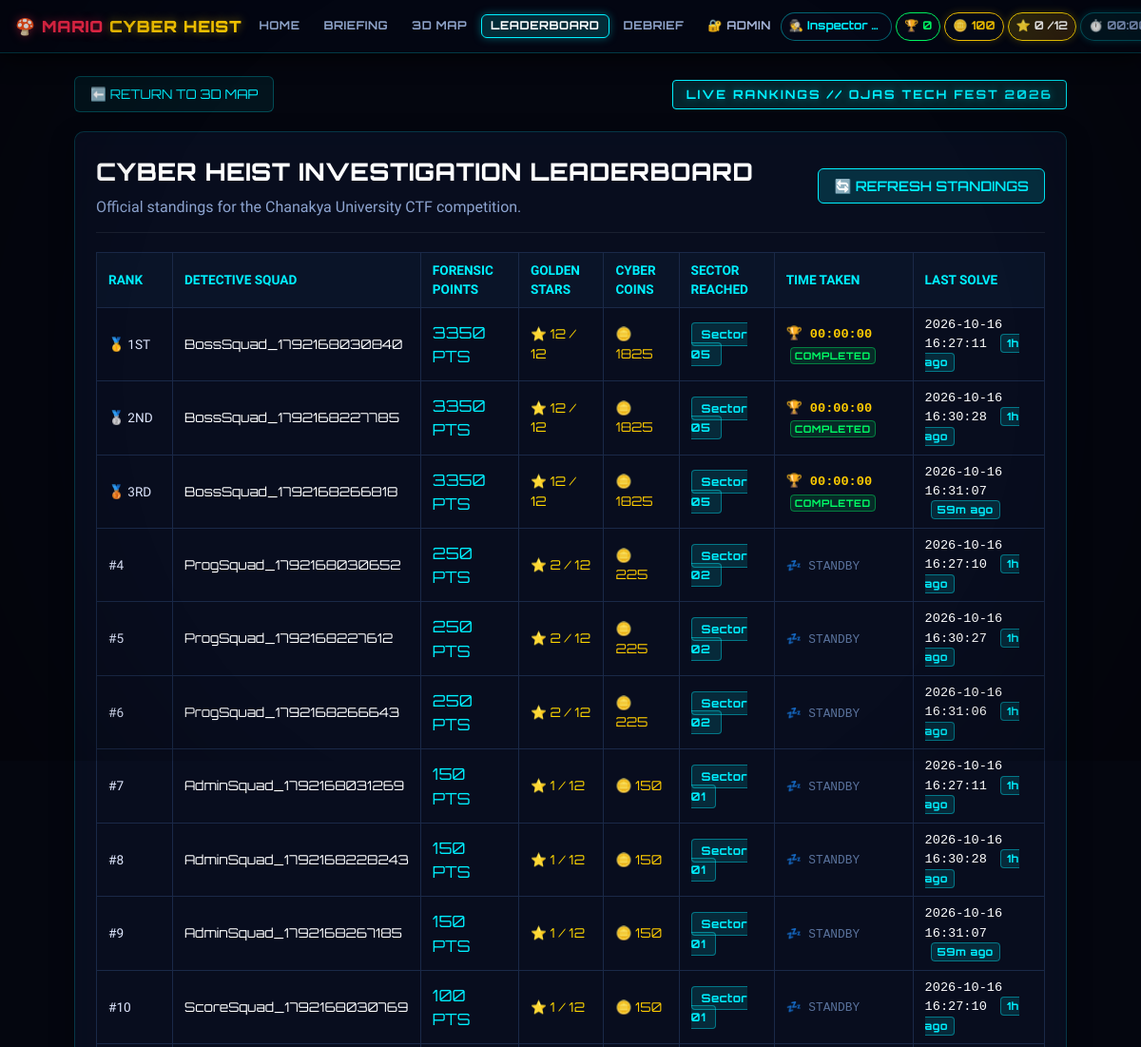
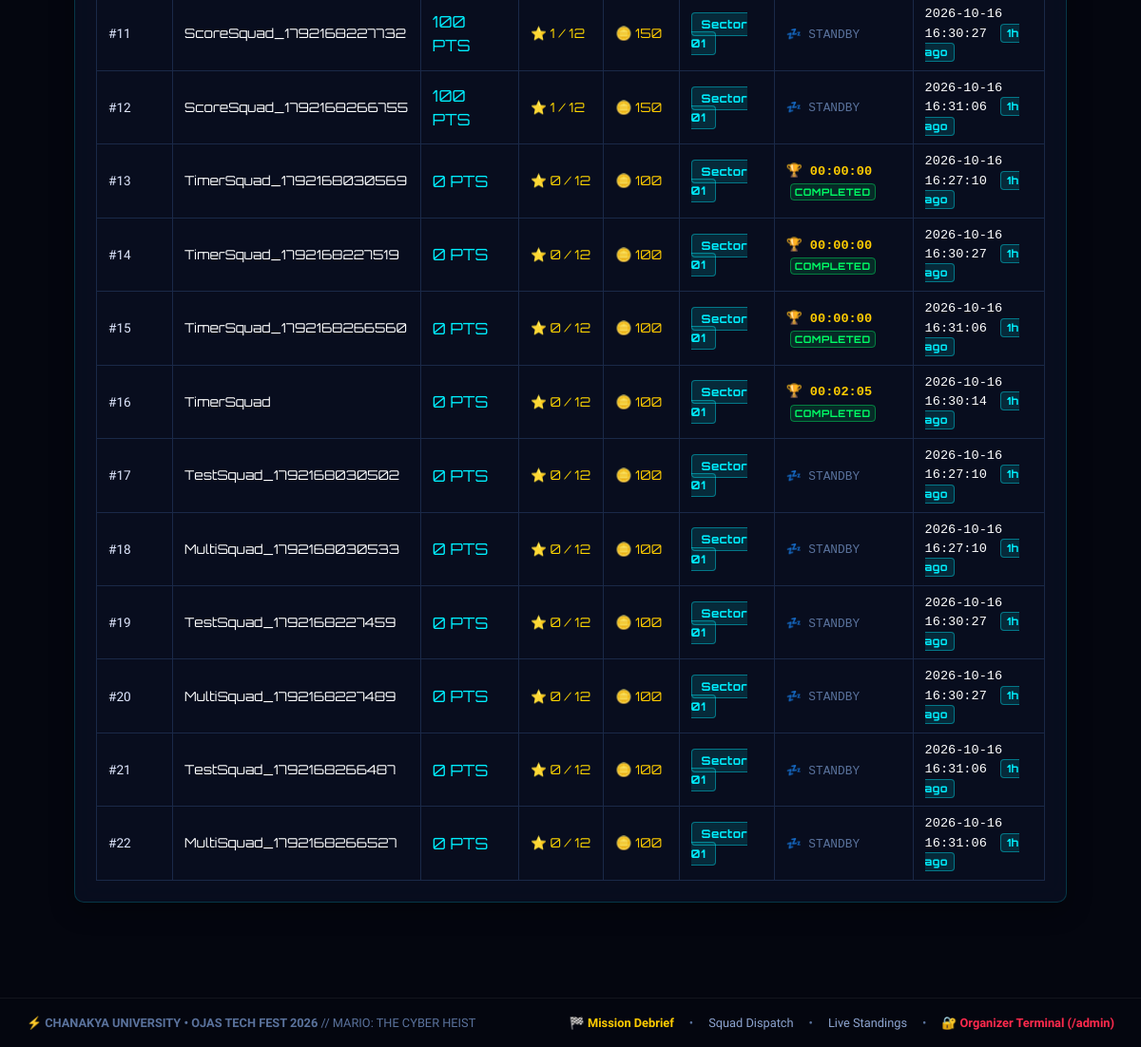
The app's page /leaderboard with its own data (2 pictures, top to bottom).
### models/schema.py (models this page shows)
class Team(Base):
    __tablename__ = "teams"
    id = Column(Integer, primary_key=True, autoincrement=True)
    team_name = Column(String(100), unique=True, nullable=False, index=True)
    access_code = Column(String(64), unique=True, nullable=False, index=True)
    score = Column(Integer, default=0, nullable=False, index=True)
    coins = Column(Integer, default=100, nullable=False)
    stars = Column(Integer, default=0, nullable=False, index=True)  # Normal-case stars (0-11)
    current_world = Column(Integer, default=1, nullable=False)
    run_state = Column(String(20), default="STANDBY", nullable=False)  # STANDBY, ACTIVE, COMPLETED
    started_at = Column(DateTime(timezone=True), nullable=True)
    finished_at = Column(DateTime(timezone=True), nullable=True)
    total_time = Column(String(32), nullable=True)
    last_challenge_id = Column(Integer, nullable=True)
    created_at = Column(DateTime(timezone=True), default=lambda: datetime.now(timezone.utc), nullable=False)
    last_active = Column(DateTime(timezone=True), default=lambda: datetime.now(timezone.utc), onupdate=lambda: datetime.now(timezone.utc), nullable=False, index=True)
    members = relationship("TeamMember", back_populates="team", cascade="all, delete-orphan")
    solves = relationship("SolvedChallenge", back_populates="team", cascade="all, delete-orphan")
    hints = relationship("HintUnlocked", back_populates="team", cascade="all, delete-orphan")
    submissions = relationship("Submission", back_populates="team", cascade="all, delete-orphan")
    boss_progress = relationship("BossProgress", back_populates="team", uselist=False, cascade="all, delete-orphan")
    ledger_entries = relationship("ScoreLedger", back_populates="team", cascade="all, delete-orphan")
    def to_dict(self):
        return {
            "id": self.id,
            "team_name": self.team_name,
            "access_code": self.access_code,
            "score": self.score,
            "coins": self.coins,
            "stars": self.stars,
            "current_world": self.current_world,
            "run_state": self.run_state,
            "started_at": to_utc_iso(self.started_at),
            "finished_at": to_utc_iso(self.finished_at),
            "total_time": self.total_time,
            "last_challenge_id": self.last_challenge_id,
            "created_at": to_utc_iso(self.created_at),
            "last_active": to_utc_iso(self.last_active),
        }

### routes/game.py (the view)
@game_bp.route("/leaderboard")
def leaderboard():
    with db_session() as sess:
        team, member = get_current_team_and_member(sess)
        team_dict = team.to_dict() if team else None
    board = get_leaderboard_standings()
    return render_template("leaderboard.html", team=team_dict, leaderboard=board)

### templates/leaderboard.html (shortened to what this page needs)
{% extends "base.html" %}
{% block content %}
<div class="challenge-page-container" style="max-width: 1100px;">
    <div class="challenge-topbar">
        <a href="{{ url_for('game.world_map') }}" class="back-btn">⬅️ RETURN TO 3D MAP</a>
        <div class="title-badge" style="margin-bottom: 0;">LIVE RANKINGS // OJAS TECH FEST 2026</div>
    </div>
    <div class="cyber-card">
        <div class="challenge-meta-header">
            <div>
                <h1 class="challenge-title-main">CYBER HEIST INVESTIGATION LEADERBOARD</h1>
                <p style="color: #8da4d0;">Official standings for the Chanakya University CTF competition.</p>
            </div>
            <div style="display: flex; gap: 10px; align-items: center; flex-wrap: wrap;">
                <button onclick="window.location.reload()" class="btn-secondary" style="padding: 8px 16px;">
                    🔄 REFRESH STANDINGS
                </button>
            </div>
        </div>
        <table class="cyber-table" style="margin-top: 20px;">
            <thead>
                <tr>
                    <th style="width: 80px;">RANK</th>
                    <th>DETECTIVE SQUAD</th>
                    <th>FORENSIC POINTS</th>
                    <th>GOLDEN STARS</th>
                    <th>CYBER COINS</th>
                    <th>SECTOR REACHED</th>
                    <th>TIME TAKEN</th>
                    <th>LAST SOLVE</th>
                </tr>
            </thead>
            <tbody>
                {% for entry in leaderboard %}
                <tr {% if team and entry.id == team.id %}style="background: rgba(0, 240, 255, 0.1); font-weight: bold;"{% endif %}>
                    <td>
                        {% if loop.index == 1 %}
                            🥇 1ST
                        {% elif loop.index == 2 %}
                            🥈 2ND
                        {% elif loop.index == 3 %}
                            🥉 3RD
                        {% else %}
                            #{{ loop.index }}
                        {% endif %}
                    </td>
                    <td>
                        <span style="color: #fff; font-family: var(--font-heading);">{{ entry.team_name }}</span>
                    </td>
                    <td style="color: var(--cyber-cyan); font-family: var(--font-heading); font-size: 1.05rem;">
                        {{ entry.score }} PTS
                    </td>
                    <td style="color: #ffd700; font-family: var(--font-heading);">
                        ⭐ {{ entry.stars }} / 12
                    </td>
                    <td style="color: var(--cyber-gold); font-family: var(--font-heading);">
                        🪙 {{ entry.coins }}
                    </td>
                    <td>
                        <span class="badge-tag badge-category">Sector 0{{ entry.current_world }}</span>
                    </td>
                    <td>
                        {% if entry.total_time %}
                            <span style="color: var(--cyber-gold); font-family: monospace; font-weight: bold;">
                                🏆 {{ entry.total_time }}
                            </span>
                            <span class="badge-tag badge-diff-easy" style="font-size: 0.65rem; margin-left: 4px; padding: 1px 4px;">COMPLETED</span>
                        {% elif entry.started_at %}
                            <span style="color: var(--cyber-cyan); font-family: monospace; font-size: 0.85rem;">
                                ⏱️ IN PROGRESS
                            </span>
                        {% else %}
                            <span style="color: #5a729c; font-family: monospace; font-size: 0.8rem;">
                                💤 STANDBY
                            </span>
                        {% endif %}
                    </td>
                    <td style="font-family: monospace; font-size: 0.82rem;">
                        <span class="live-timestamp" data-timestamp="{{ entry.last_active }}">{{ entry.last_active }}</span>
                    </td>
                </tr>
                {% else %}
                <tr>
                    <td colspan="8" style="text-align: center; padding: 24px; color: #8da4d0;">
                        No submissions recorded yet. Be the first to solve a challenge!
                    </td>
                </tr>
                {% endfor %}
            </tbody>
        </table>
    </div>
</div>
{% endblock %}

### templates/base.html (shortened to what this page needs)
<!DOCTYPE html>
<html lang="en">
<head>
    <link rel="stylesheet" href="{{ url_for('static', filename='css/main.css') }}">
    <link rel="stylesheet" href="{{ url_for('static', filename='css/game3d.css') }}">
    <link rel="stylesheet" href="{{ url_for('static', filename='css/challenge.css') }}">
</head>
<body>
    <div class="scanlines"></div>
    <header class="top-hud">
        <div class="hud-left">
            <a href="{{ url_for('game.index', home=1) }}" class="hud-logo" title="Return to Title Island">
                <span class="red">🍄 MARIO</span>
                <span class="gold">CYBER HEIST</span>
            </a>
            <nav class="hud-nav">
                <a href="{{ url_for('game.index', home=1) }}" class="nav-link {% if request.path == '/' %}active{% endif %}" title="Title Island & Coin Harvest">HOME</a>
                <a href="{{ url_for('game.briefing') }}" class="nav-link {% if request.path == '/briefing' %}active{% endif %}">BRIEFING</a>
                <a href="{{ url_for('game.world_map') }}" class="nav-link {% if request.path == '/map' %}active{% endif %}">3D MAP</a>
                <a href="{{ url_for('game.leaderboard') }}" class="nav-link {% if request.path == '/leaderboard' %}active{% endif %}">LEADERBOARD</a>
                <a href="{{ url_for('game.end_section') }}" class="nav-link {% if request.path in ['/end', '/debrief'] %}active{% endif %}" title="Official Mission Debriefing">DEBRIEF</a>
                {% if session.get('is_admin') %}
                <a href="{{ url_for('admin.admin_panel') }}" class="nav-link nav-admin-pill {% if request.path.startswith('/admin') %}active{% endif %}" title="Organizer Control Terminal">⚙️ ADMIN</a>
                {% else %}
                <a href="{{ url_for('admin.admin_panel') }}" class="nav-link nav-admin-pill {% if request.path.startswith('/admin') %}active{% endif %}" title="Organizer Access (Master Key Required)">🔐 ADMIN</a>
                {% endif %}
            </nav>
        </div>
        <div class="hud-stats">
            <div class="stat-pill team" title="Investigator Identity">
                🕵️ <span id="hud-team-val" class="stat-team-name">{{ team.team_name if team else 'Inspector Mario' }}</span>
            </div>
            <div class="stat-pill score" title="Forensic Points">
                🏆 <span id="hud-score-val">{{ team.score if team else 0 }}</span> <span class="stat-unit">PTS</span>
            </div>
            <div class="stat-pill coins" title="Cyber Coins (Click 3D ? Blocks to earn)">
                🪙 <span id="hud-coins-val">{{ team.coins if team else 100 }}</span>
            </div>
            <div class="stat-pill stars" title="Golden Stars Recovered">
                ⭐ <span id="hud-stars-val">{{ team.stars if team else 0 }}</span>/12
            </div>
            <div class="stat-pill timer" id="hud-timer-pill"
                 data-run-state="{{ run_info.run_state if run_info else (team.run_state if team else 'STANDBY') }}"
                 data-elapsed-seconds="{{ run_info.elapsed_seconds if run_info else 0 }}"
                 data-formatted-time="{{ run_info.formatted_time if run_info else '00:00:00' }}"
                 data-total-time="{{ run_info.total_time if run_info and run_info.total_time else (team.total_time if team else '') }}"
                 data-started-at="{{ run_info.started_at if run_info and run_info.started_at else (team.started_at if team and team.started_at else '') }}"
                 data-finished-at="{{ run_info.finished_at if run_info and run_info.finished_at else (team.finished_at if team and team.finished_at else '') }}"
                 data-server-time="{{ server_time_ms }}"
                 title="Mission Clock • Click to toggle between elapsed timer and local clock">
                ⏱️ <span id="hud-timer-val">{{ run_info.formatted_time if run_info and run_info.is_started else '00:00:00' }}</span>
            </div>
        </div>
    </header>
    <main>
        {% block content %}{% endblock %}
    </main>
    <footer style="padding: 16px 28px; text-align: center; border-top: 1px solid rgba(255,255,255,0.06); font-size: 0.8rem; color: #5a729c; display: flex; justify-content: space-between; align-items: center; flex-wrap: wrap; gap: 10px; margin-top: 30px;">
        <div>
            ⚡ <strong>CHANAKYA UNIVERSITY • OJAS TECH FEST 2026</strong> // MARIO: THE CYBER HEIST
        </div>
        <div style="display: flex; gap: 16px; align-items: center;">
            <a href="{{ url_for('game.end_section') }}" style="color: var(--cyber-gold); text-decoration: none; font-weight: bold;">🏁 Mission Debrief</a>
            <span>•</span>
            <a href="{{ url_for('game.briefing') }}" style="color: #8da4d0; text-decoration: none;">Squad Dispatch</a>
            <span>•</span>
            <a href="{{ url_for('game.leaderboard') }}" style="color: #8da4d0; text-decoration: none;">Live Standings</a>
            <span>•</span>
            <a href="{{ url_for('admin.admin_panel') }}" style="color: var(--mario-red); text-decoration: none; font-weight: bold;">🔐 Organizer Terminal (/admin)</a>
        </div>
    </footer>
</body>
</html>

### records on screen
Team: shows "🥇 1ST", team_name "BossSquad_1792168030840", score "3350", stars "12", coins "1825", current_world "5", total_time "00:00:00"
Team: shows "🥈 2ND", team_name "BossSquad_1792168227785", score "3350", stars "12", coins "1825", current_world "5", total_time "00:00:00"
Team: shows "🥉 3RD", team_name "BossSquad_1792168266818", score "3350", stars "12", coins "1825", current_world "5", total_time "00:00:00"
Team: team_name "ProgSquad_1792168030652", score "250", stars "2", coins "225", current_world "2", shows "💤 STANDBY"
Team: team_name "ProgSquad_1792168227612", score "250", stars "2", coins "225", current_world "2", shows "💤 STANDBY"
Team: team_name "ProgSquad_1792168266643", score "250", stars "2", coins "225", current_world "2", shows "💤 STANDBY"
Team: team_name "AdminSquad_1792168031269", score "150", stars "1", coins "150", current_world "1", shows "💤 STANDBY"
Team: team_name "AdminSquad_1792168228243", score "150", stars "1", coins "150", current_world "1", shows "💤 STANDBY"
Team: team_name "AdminSquad_1792168267185", score "150", stars "1", coins "150", current_world "1", shows "💤 STANDBY"
Team: team_name "ScoreSquad_1792168030769", score "100", stars "1", coins "150", current_world "1", shows "💤 STANDBY"
Team: team_name "ScoreSquad_1792168227732", score "100", stars "1", coins "150", current_world "1", shows "💤 STANDBY"
Team: team_name "ScoreSquad_1792168266755", score "100", stars "1", coins "150", current_world "1", shows "💤 STANDBY"
Team: team_name "TimerSquad_1792168030569", score "0", stars "0", coins "100", current_world "1", total_time "00:00:00"
Team: team_name "TimerSquad_1792168227519", score "0", stars "0", coins "100", current_world "1", total_time "00:00:00"
Team: team_name "TimerSquad_1792168266560", score "0", stars "0", coins "100", current_world "1", total_time "00:00:00"
Team: team_name "TimerSquad", score "0", stars "0", coins "100", current_world "1", total_time "00:02:05"
Team: team_name "TestSquad_1792168030502", score "0", stars "0", coins "100", current_world "1", shows "💤 STANDBY"
Team: team_name "MultiSquad_1792168030533", score "0", stars "0", coins "100", current_world "1", shows "💤 STANDBY"
Team: team_name "TestSquad_1792168227459", score "0", stars "0", coins "100", current_world "1", shows "💤 STANDBY"
Team: team_name "MultiSquad_1792168227489", score "0", stars "0", coins "100", current_world "1", shows "💤 STANDBY"
Team: team_name "TestSquad_1792168266487", score "0", stars "0", coins "100", current_world "1", shows "💤 STANDBY"
Team: team_name "MultiSquad_1792168266527", score "0", stars "0", coins "100", current_world "1", shows "💤 STANDBY"

### other values on screen
{{ team.team_name if team else 'Inspector Mario' }} "Inspector…"
{{ team.score if team else 0 }} "0"
{{ team.coins if team else 100 }} "100"
{{ team.stars if team else 0 }} "0"
